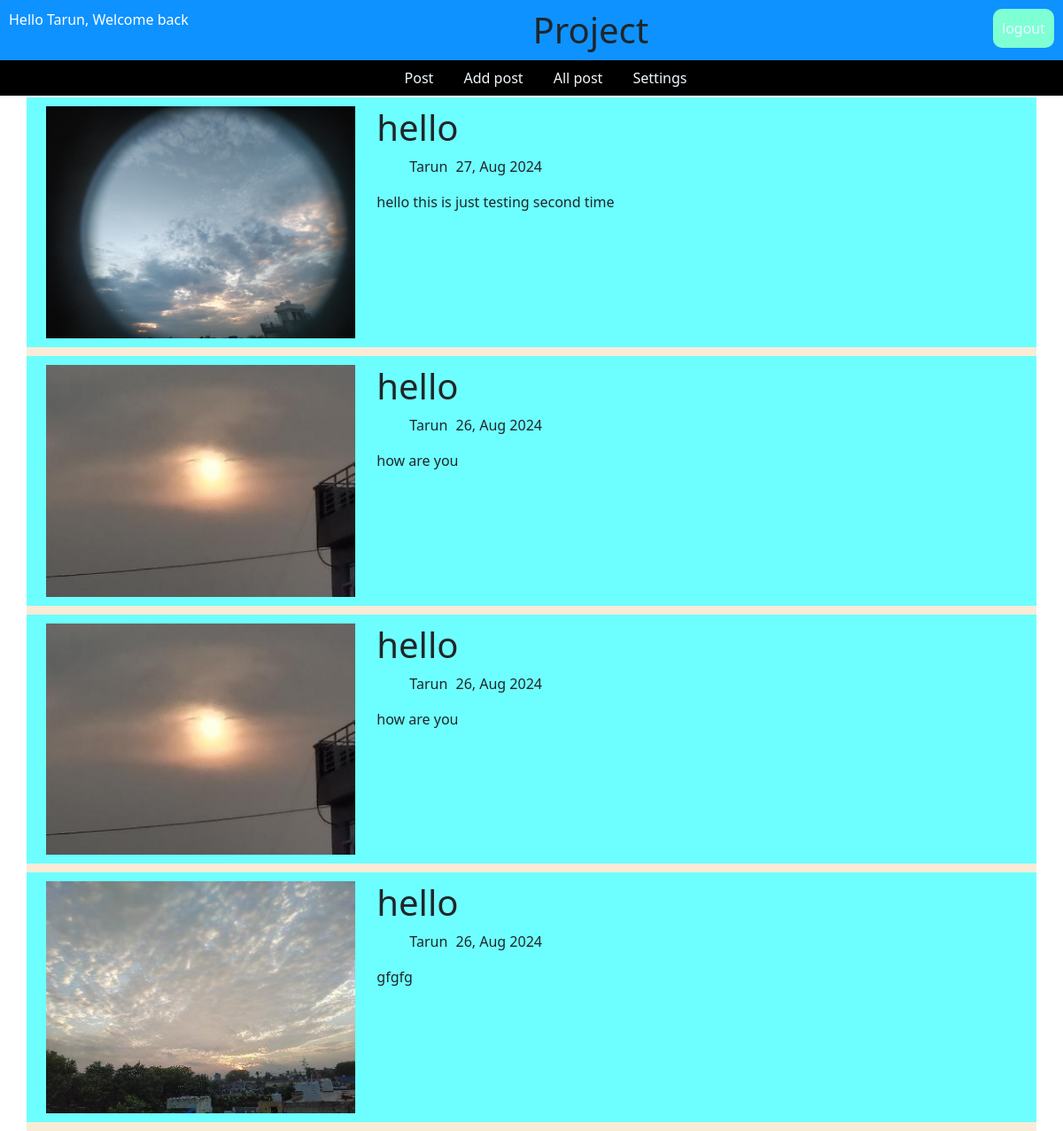
The page /admin/index.php (signed in) on the database its author committed.
### tables this page shows
CREATE TABLE IF NOT EXISTS `post` (
  `post_id` int NOT NULL AUTO_INCREMENT,
  `username` varchar(100) NOT NULL,
  `title` varchar(100) NOT NULL,
  `description` varchar(250) NOT NULL,
  `date` varchar(50) NOT NULL,
  `image` varchar(100) NOT NULL,
  PRIMARY KEY (`post_id`)
);

### admin/config/dal.php (called while the page is built, shortened)
<?php
function getConnection(){
 $cn=mysqli_connect(SERVER,USER,PWD) OR die("could not connet to server");
 return($cn);
}
function getdata($username){
  $cn=getConnection();
  $sql="SELECT * FROM post Where username='$username' ORDER BY post_id DESC ";
  $result1=mysqli_query($cn,$sql) or die("select query for get data  failed");
  return($result1);
}
?>

### admin/index.php (the view)
<?php
include_once 'config/dal.php';
include_once 'includes/header.php' ;
?>
<link rel="stylesheet" type="text/css" media='screen'  href="css/bootstrap.min.css">
<link rel="stylesheet" type="text/css" media='screen'  href="css/index.css">
<div class="container" id="container">
     <div style="height: auto;" class="col-md-12">
       <div style="height: auto;" class="row">
       <?php
        $username= $_SESSION['username'];
        $result=getdata($username);
        if(mysqli_num_rows($result)>0){
        ?>
      <div class="col-md-12 col-sm-12" id="">
            <div id="" class="row">
                <?php
             while($row=mysqli_fetch_assoc($result)){
             ?>
              <div class="col-md-12 col-sm-12" id="articlediv">
               <div id="articlerowdiv" class="row">
                <div class="col-md-4 col-sm-12">
                    <img src="uploads/<?php echo $row['image'];?>" width="100%">
                </div>
                <div class="col-md-8 col-sm-8">
                    <h1><?php echo $row['title'] ;?></h1>
                    <div class="col-md-12 col-sm-12">
                        <ul>
                            <li id="li"><?php echo $row['username'];?></li>
                            <li id="li"><?php echo $row['date'];?></li>
                        </ul>
                    </div>
                    <div class="col-md-12 col-sm-12">
                      <?php echo $row['description'];?>
                    </div>
                </div>
              </div>
             </div>
                <?php  }?>
            </div>
        </div>
      <?php
        }else{
    echo "<h1>NO POST YET </h1>";
           }
?>
       </div>
    </div>
</div>

### admin/css/header.css (style rules this page uses)
* { margin: 0; padding: 0; box-sizing: border-box; }

### admin/css/index.css (style rules this page uses)
* { margin: 0; padding:0; box-sizing: border-box; }
#container { margin-top: 2px; background-color: antiquewhite; height:auto; }
#articlerowdiv { background-color: rgb(109, 255, 255); margin-bottom:10px ; padding: 10px; }
#li { list-style: none; display: inline-block; margin-left: 5px; }

### rows shown on the page
post: image (picture), title "hello", username "Tarun", date "27, Aug 2024", description "hello this is just testing second time"
post: image (picture), title "hello", username "Tarun", date "26, Aug 2024", description "how are you"
post: image (picture), title "hello", username "Tarun", date "26, Aug 2024", description "how are you"
post: image (picture), title "hello", username "Tarun", date "26, Aug 2024", description "gfgfg"

### other values the page prints
$_SESSION['username'] "Tarun"
